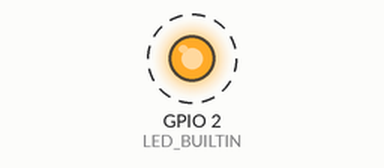
Bench run of a sketch on a simulated ESP32. Shown: output pins drawn as LEDs (lit = HIGH). Dashed ring = blinking. What the sketch prints to the serial monitor is not drawn. At 6.0 s the program restarts the board; the recording ends there.

Above: at 0.2 s.
Timing chart, 0 to 3.0 s (numbered marks = the images above):
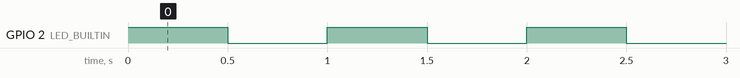

The sketch:

rebootapi.ino
```cpp
void setup()
{
    Serial.begin(115200);
    pinMode(LED_BUILTIN, OUTPUT);
}

void loop()
{
    int count = 0;

    while (true)
    {
        digitalWrite(LED_BUILTIN, HIGH);
        delay(500);
        digitalWrite(LED_BUILTIN, LOW);
        delay(500);
        Serial.printf("count: %d\n", count);

        if (count == 5)
        {
            Serial.println("Call software reset function...");
            ESP.restart(); //ESP.reset();
        }
        count++;
    }
}
```

Measured:
- by itself, GPIO 2 (LED_BUILTIN): alternates HIGH for 0.50 s and LOW for 0.50 s
